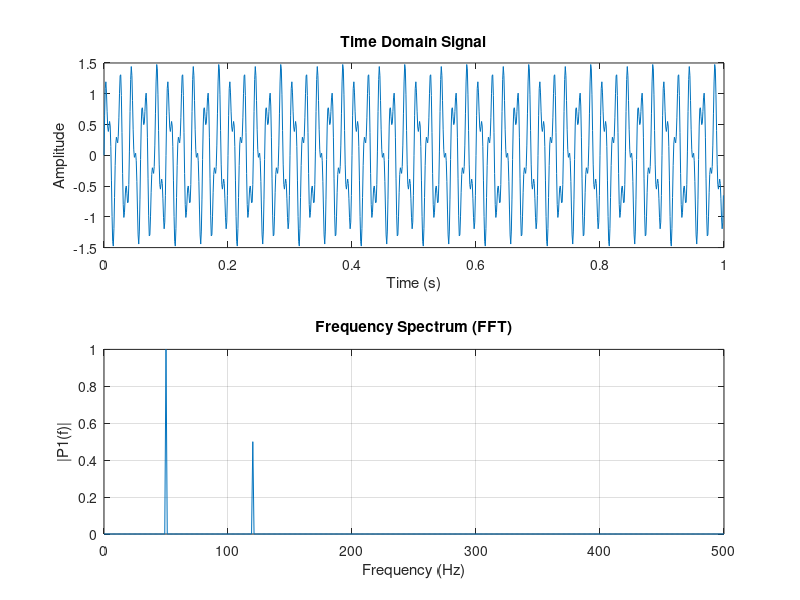

Reproduce this figure in MATLAB.
clc;
clear;
close all;

% Sampling parameters
Fs = 1000;              % Sampling frequency (Hz)
T = 1/Fs;               % Sampling period
L = 1000;               % Number of samples
t = (0:L-1)*T;          % Time vector

% Define your signal (example: sum of two sine waves)
f1 = 50;                % Frequency 1
f2 = 120;               % Frequency 2
x = sin(2*pi*f1*t) + 0.5*sin(2*pi*f2*t);

% FFT computation
X = fft(x);

% Magnitude
P2 = abs(X/L);          
P1 = P2(1:L/2+1);       
P1(2:end-1) = 2*P1(2:end-1);

% Frequency axis
f = Fs*(0:(L/2))/L;

% Plot
figure;
subplot(2,1,1);
plot(t,x);
title('Time Domain Signal');
xlabel('Time (s)');
ylabel('Amplitude');

subplot(2,1,2);
plot(f,P1);
title('Frequency Spectrum (FFT)');
xlabel('Frequency (Hz)');
ylabel('|P1(f)|');
grid on;
